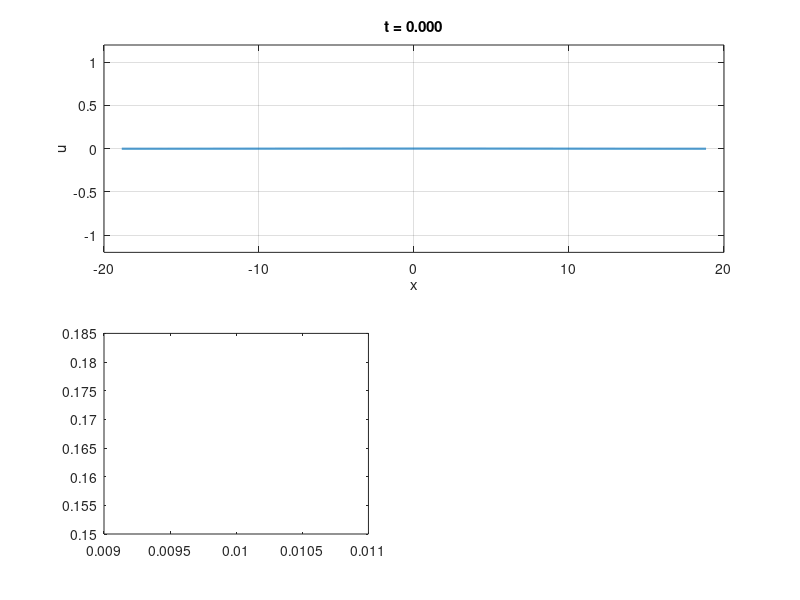

Recreate this plot in MATLAB. (Note: this script raises an error after producing the figure.)
clc; clear; close all;

function [mu_j, k_j] = critical_bifurcation(j, L, mass)
    % Computes the j'th frequencies critical mu and associated eigenvalue
    k_j = 2 * pi * j / L;
    mu_j = 3 * mass^2 + k_j^2;    
end

%% Parameters
t0 = 0.0;
T  = 1000;
dt = 0.1;

mass = 0;

xscale = 6;
Lx = xscale*pi;
Nx = 2^12;

[mu4, ~] = critical_bifurcation(5, 2 * Lx, mass);
[mu5, ~] = critical_bifurcation(6, 2 * Lx, mass);

alpha = 1.0;
mu = (1 - alpha) * mu4 + alpha * mu5;

%% Video paramaters
plot_dt = 4.0; 
plot_every = round(plot_dt / dt); % make multiple of dt
save_video = true;

%% Find k_j's for initial data
k_j = pi * [0:7] / Lx;

k_i = k_j(2:8);

%% discretization
% time discretization
t = t0:dt:T;
num_time_steps = length(t);

% spatial grid
dx = 2*Lx/Nx;
x = (-Nx/2:Nx/2-1)*dx;

% Fourier wavenumbers
kx = pi*[0:Nx/2-1 -Nx/2:-1]/Lx;
Laplacian_k = -kx.^2;

%% Linear operator:
L_operator = -(Laplacian_k.^2);

%% 2/3 dealiasing mask
kx_max = max(abs(kx));
dealias_mask = abs(kx) <= (2/3)*kx_max;

%% ETDRK4 setup
E  = exp(dt*L_operator);
E2 = exp(dt*L_operator/2);
M = 16; % no. of points for complex means
r = exp(1i*pi*((1:M)-0.5)/M); % roots of unity
Lvec = L_operator(:);
LR = dt*Lvec(:,ones(M,1)) + r(ones(numel(L_operator),1),:);

Q  = dt*real(mean((exp(LR/2)-1)./LR,2)).';
f1 = dt*real(mean((-4-LR + exp(LR).*(4-3*LR+LR.^2))./LR.^3 ,2)).';
f2 = dt*real(mean((2+LR + exp(LR).*(-2+LR))./LR.^3 ,2)).';
f3 = dt*real(mean((-4-3*LR-LR.^2 + exp(LR).*(4-LR))./LR.^3 ,2)).';

clear LR Lvec

%% Loop over all alphas
for m = 1:length(k_i)
    %% Initial condition

    k = k_i(m);

    % Zero mean white noise
    noise = 0.0002 * (rand(1, Nx) - 0.5);
    noise = noise - mean(noise);
    
    % Zero mean white noise
    %u0 = mass + noise;
    
    % Start at k_bif
    u0 = 0.001*cos(k * x) + mass;


    video_filename = sprintf('k=%.3f_T=%.0f.mp4', k, T);
    
    % Restart initial conditions
    u_hat = fft(u0);
    u = u0;
    
    %% Plot setup
    fig = figure('Position',[100 100 1200 700], 'Resize', 'off');
    
    %% Pre-allocate tracking metrics
    % mean_hist = zeros(1, num_time_steps);
    % mean_hist(1) = trapz(u) * dx * 0.5 / Lx;
    
    dominate_mode = NaN(20, 2);
    [~, max_index] = max(abs(fft(u - mass)));
    dominate_mode(1, :) = [t(1)+1e-2, kx(max_index)];
    dom_mode_ind = 1;
    
    %% Subplot 1: Solution (Spans the entire top row)
    ax1 = subplot(2,2,[1 2]);
    hLine1 = plot(ax1, x, u, 'LineWidth', 1.5);
    
    ylim(ax1, 1.2 * [-sqrt(mu) sqrt(mu)]); 
    xlabel(ax1, 'x'); 
    ylabel(ax1, 'u');
    hTitle1 = title(ax1, sprintf('t = %.3f', t0));
    
    grid(ax1, 'on');
    
    %% Subplot 2: Mean value (Bottom Left)
    % ax2 = subplot(2,3,4);
    % hLine2 = plot(ax2, t(1), mean_hist(1), 'LineWidth', 2);
    % 
    % xlabel(ax2, 't'); 
    % ylabel(ax2, 'Mass');
    % 
    % grid(ax2, 'on');
    
    %% Subplot 3: Dominate mode (Bottom Center)
    ax3 = subplot(2,2,3);

    hLine3 = stairs(ax3, dominate_mode(1, 1), dominate_mode(1, 2), 'LineWidth', 2);

    labels = cellstr("k_" + (0:numel(k_j)-1));
    yline(ax3, k_j, '--r', labels, 'LineWidth', 2);    

    xlabel(ax3, 't'); 
    ylabel(ax3, 'Wavenumber (k)');
    set(ax3, 'XScale', 'log');

    ylim(ax3, [0, k_j(end)]); 
    xlim(ax3, [1e-2, T]);

    grid(ax3, 'on');
        
    %% Subplot 4: Fourier Spectrum (Bottom Right)
    ax4 = subplot(2,2,4);
    hFreq = plot(ax4, ifftshift(kx), ifftshift(abs(u_hat)), 'LineWidth', 2);
    
    xlabel(ax4, 'k'); 
    ylabel(ax4, '$|\hat{u}|$', 'Interpreter', 'latex');
    
    set(ax4, 'YScale', 'log');
    xlim(ax4, [-10, 10])
    grid(ax4, 'on');
    
    drawnow limitrate
    
    %% GIF setup    
    if save_video
        % Initialize the MP4 writer using the H.264 codec
        v = VideoWriter(video_filename, 'MPEG-4');
        v.FrameRate = 60;  % Target frames per second
        v.Quality = 100;   % Highest crispness, lowest compression artifacts
        open(v);
    
        frame = getframe(fig);
        writeVideo(v, frame);
    end
    
    %% Time loop
    
    for n = 2:num_time_steps
        % Stage 1
        u3_nonlinear = u.^3 - mu*u;
        Nu_hat = dealias_mask .* Laplacian_k .* fft(u3_nonlinear);
        
        % Stage 2
        a_hat = E2.*u_hat + Q.*Nu_hat;
        a = real(ifft(a_hat));
        Na_hat = dealias_mask .* Laplacian_k .* fft(a.^3 - mu*a);
        
        % Stage 3
        b_hat = E2.*u_hat + Q.*Na_hat;
        b = real(ifft(b_hat));
        Nb_hat = dealias_mask .* Laplacian_k .* fft(b.^3 - mu*b);
        
        % Stage 4
        c_hat = E2.*a_hat + Q.*(2*Nb_hat - Nu_hat);
        c = real(ifft(c_hat));
        Nc_hat = dealias_mask .* Laplacian_k .* fft(c.^3 - mu*c);
        
        % Final Time Step Combination
        u_hat = E.*u_hat + f1.*Nu_hat + 2*f2.*(Na_hat + Nb_hat) + f3.*Nc_hat;
        u = real(ifft(u_hat));
    
        mean_hist(n) = trapz(u) * dx * 0.5 / Lx;
        [~, max_index] = max(abs(fft(u - mass)));
        dom_mode = kx(max_index);

        if dominate_mode(dom_mode_ind, 2) ~= dom_mode
            dom_mode_ind = dom_mode_ind + 1;
            dominate_mode(dom_mode_ind, :) = [t(n), dom_mode];
        end
    
    
        % Update figures
        if mod(n - 1, plot_every) == 0
            hLine1.YData = u;
            hTitle1.String = sprintf('t = %.4f', t(n));
            
            % hLine2.XData = t(1:n);
            % hLine2.YData = mean_hist(1:n);
            % axis(ax2, 'tight');
            
            hLine3.XData = [dominate_mode(1:dom_mode_ind, 1); t(n)];
            hLine3.YData = [dominate_mode(1:dom_mode_ind, 2); dominate_mode(dom_mode_ind, 2)];
            %axis(ax3, 'tight');
    
            hFreq.YData = ifftshift(abs(u_hat));
           
            drawnow limitrate; 
            
            if save_video
                % Capture the current high-res figure frame and write to file
                frame = getframe(fig);
                writeVideo(v, frame);
            end
        end
    end

    if save_video
        close(v);
    end
    
    disp(['Video saved to: ', video_filename])
end
